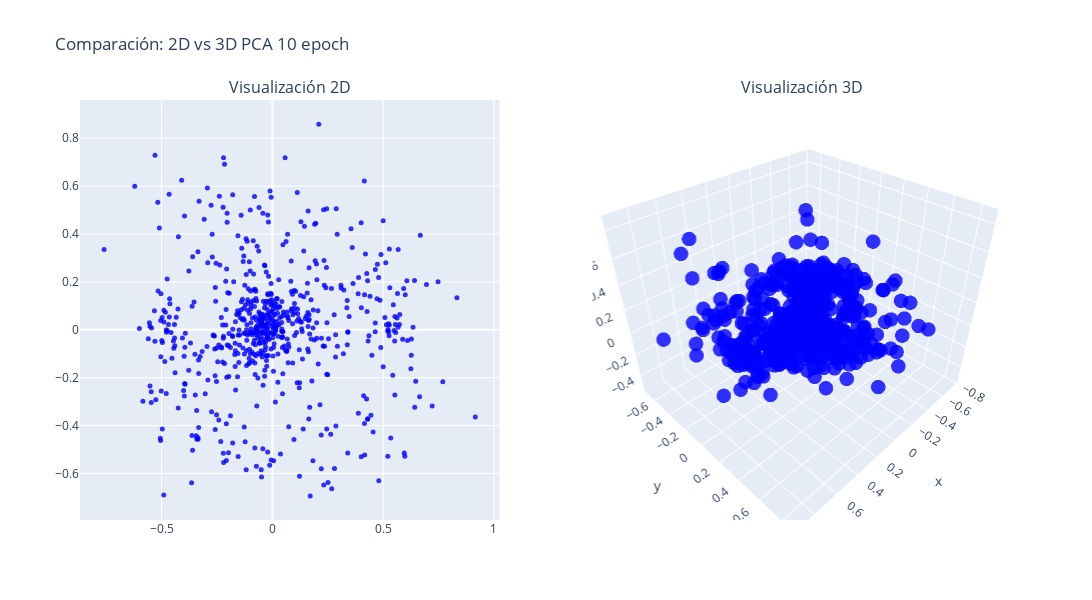

This figure's notebook cell:
### Code cell
# Crear subgráficos: 1 fila, 2 columnas
fig = make_subplots(
    rows=1, cols=2,
    specs=[[{'type': 'scatter'}, {'type': 'scatter3d'}]],
    subplot_titles=('Visualización 2D', 'Visualización 3D')
)

# Añadir el gráfico 2D (ignorando la tercera dimensión)
fig.add_trace(
    go.Scatter(
        x=all_weights_first_layer_mod["pca_2d_0"],
        y=all_weights_first_layer_mod["pca_2d_1"],
        mode='markers',
        marker=dict(size=5, opacity=0.8, color="blue"),
        showlegend = False
    ),
    row=1, col=1
)

# Añadir el gráfico 3D
fig.add_trace(
    go.Scatter3d(
        x=all_weights_first_layer_mod["pca_3d_0"],
        y=all_weights_first_layer_mod["pca_3d_1"],
        z=all_weights_first_layer_mod["pca_3d_2"],
        mode='markers',
        marker=dict(size=5, opacity=0.8, color="blue"),
        showlegend = False
    ),
    row=1, col=2
)

# Actualizar layout para ajustar el tamaño del gráfico
fig.update_layout(height=600, width=1200, title_text=f"Comparación: 2D vs 3D PCA {num_epochs} epoch")
fig.update_xaxes(title_text="Componente 1", row=1, col=2)
fig.update_yaxes(title_text="Componente 2", row=1, col=2)

# Mostrando el gráfico
fig.show()

### Figure 1 — Plotly figure (JSON) as saved in the notebook; plotly's stock layout.template omitted (floating-point values rounded to 4 significant figures; data arrays with more than 128 entries replaced by an {"elided": "..."} marker saying what was removed)
{"data": [{"marker": {"color": "blue", "opacity": 0.8, "size": 5}, "mode": "markers", "showlegend": false, "type": "scatter", "x": {"elided": "640 float values"}, "xaxis": "x", "y": {"elided": "640 float values"}, "yaxis": "y"}, {"marker": {"color": "blue", "opacity": 0.8, "size": 5}, "mode": "markers", "scene": "scene", "showlegend": false, "type": "scatter3d", "x": {"elided": "640 float values"}, "y": {"elided": "640 float values"}, "z": {"elided": "640 float values"}}], "layout": {"annotations": [{"font": {"size": 16}, "showarrow": false, "text": "Visualización 2D", "x": 0.225, "xanchor": "center", "xref": "paper", "y": 1, "yanchor": "bottom", "yref": "paper"}, {"font": {"size": 16}, "showarrow": false, "text": "Visualización 3D", "x": 0.775, "xanchor": "center", "xref": "paper", "y": 1, "yanchor": "bottom", "yref": "paper"}], "height": 600, "scene": {"domain": {"x": [0.55, 1], "y": [0, 1]}}, "title": {"text": "Comparación: 2D vs 3D PCA 10 epoch"}, "width": 1200, "xaxis": {"anchor": "y", "domain": [0, 0.45]}, "yaxis": {"anchor": "x", "domain": [0, 1]}}}
